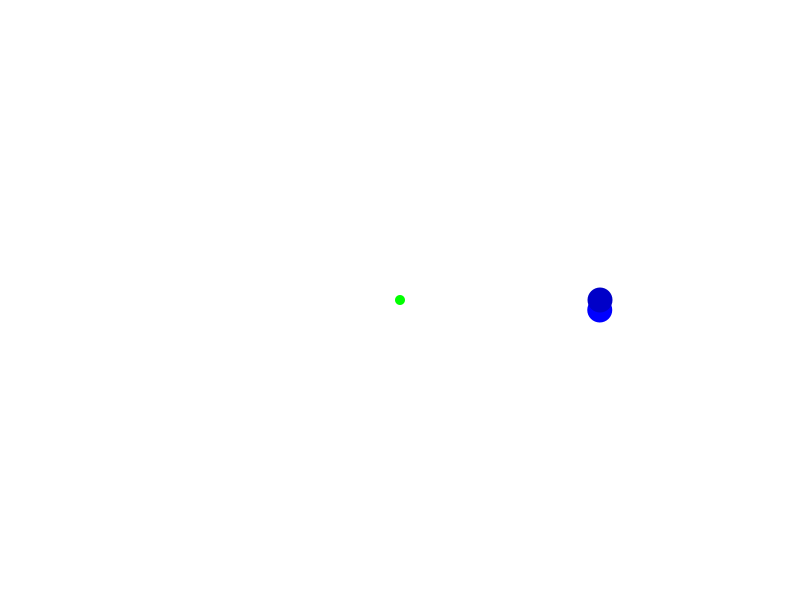
Frame 1 (no input)
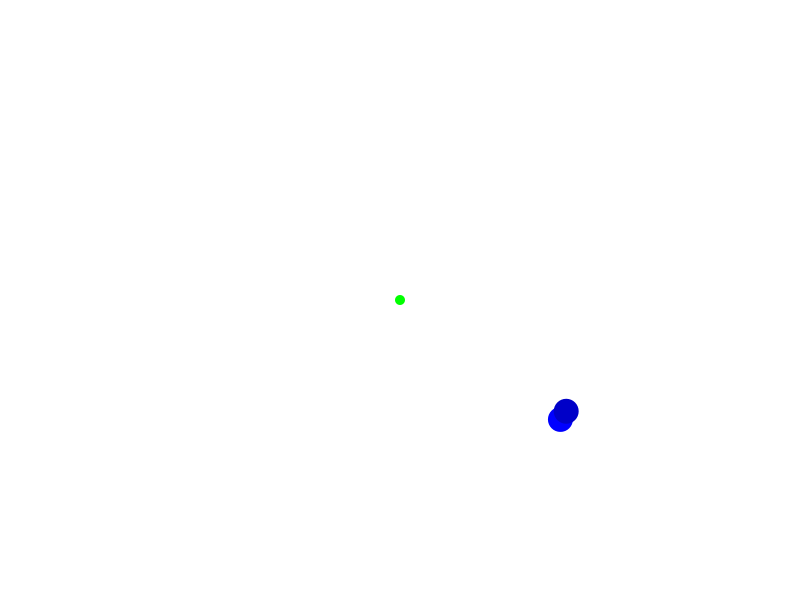
Frame 60 (the mouse pressed at the canvas centre just before this capture)
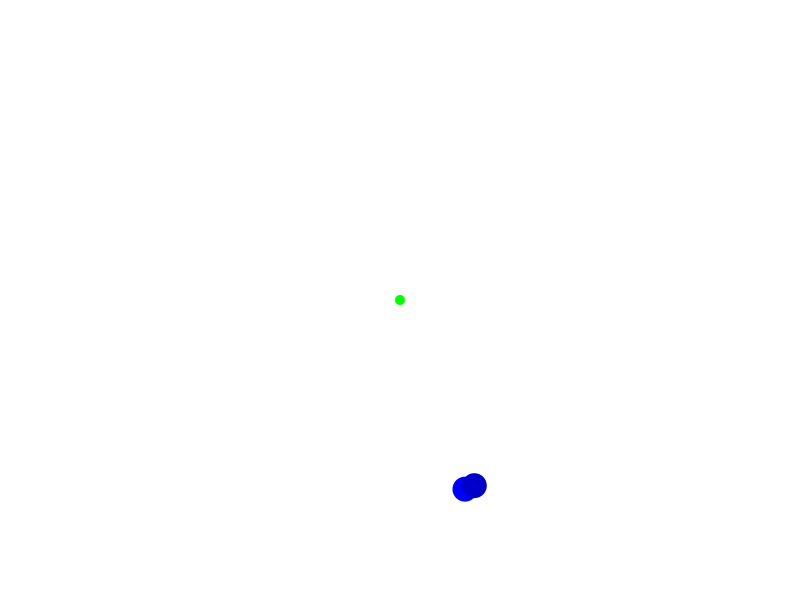
Frame 120 (the mouse held since frame 60 and released just before this capture)

The Processing sketch that drew these frames (run headless with seeded random() and noise(); from frame 60 on, the mouse is pressed at the canvas centre):

// Processing sketch: sketch_04_rotacionManecillasRelojConSombra
// ── sketch_04_rotacionManecillasRelojConSombra.pde
int centroX = 400;
int centroY = 300;
float angulo = 0.05;
int radio = 200;
float velocidad = 0.01;
 
void setup(){
  
  // Tamaño de la ventana
  size(800,600);
  
  // Suaviza el dibujado de las imágenes (valores entre 1 y 8, por defecto 3) 
  smooth();
  
  // Elimina los bordes de las figuras geométricas
  noStroke();
}

void draw(){
  
  // Dibuja el fondo en color blanco
  background(255, 255, 255);
  
  // Cálculo de las posiciones para girar en sentido horario. Para invertir el sentido, sólo basta con cambiar el seno y el coseno de coordenadas
  float x = centroX + cos(angulo) * radio;
  float y = centroY + sin(angulo) * radio;
  
  //---------------------
  float Sx = centroX + cos(angulo-0.05) * radio;
  float Sy = centroY + sin(angulo-0.05) * radio;
  //---------------------
  
  // Dibuja punto central  
  fill(0, 255, 0);
  ellipse(centroX, centroY, 10, 10);  
  
  // Dibuja el circulo que gira  
  fill(0, 0, 255);
  ellipse(x,y,25,25);
  
  // Dibuja sombra
  fill(0, 0, 200);
  ellipse(Sx,Sy,25,25);
  
  //drawCircle(x, y, 25, 10);
  
  // Calcula el siguiente valor del angulo a dibujar, según la velocidad indicada
  angulo = angulo + velocidad;
}

// Adaptación del código de recursividad para añadir efecto de sombreado
void drawCircle(float x, float y, float radius, int level) {
  float tt = 126 * level / 4.0;
  fill(tt);  
  
  float shadowX = x - cos(angulo-0.05) * radio;
  float shadowY = y - sin(angulo-0.05) * radio;
  
  ellipse(shadowX, shadowY, radius, radius);
  
  if (level > 1) {
    level--;
    drawCircle(x - 0.05, y - 0.05, radius, level);
  }
}
